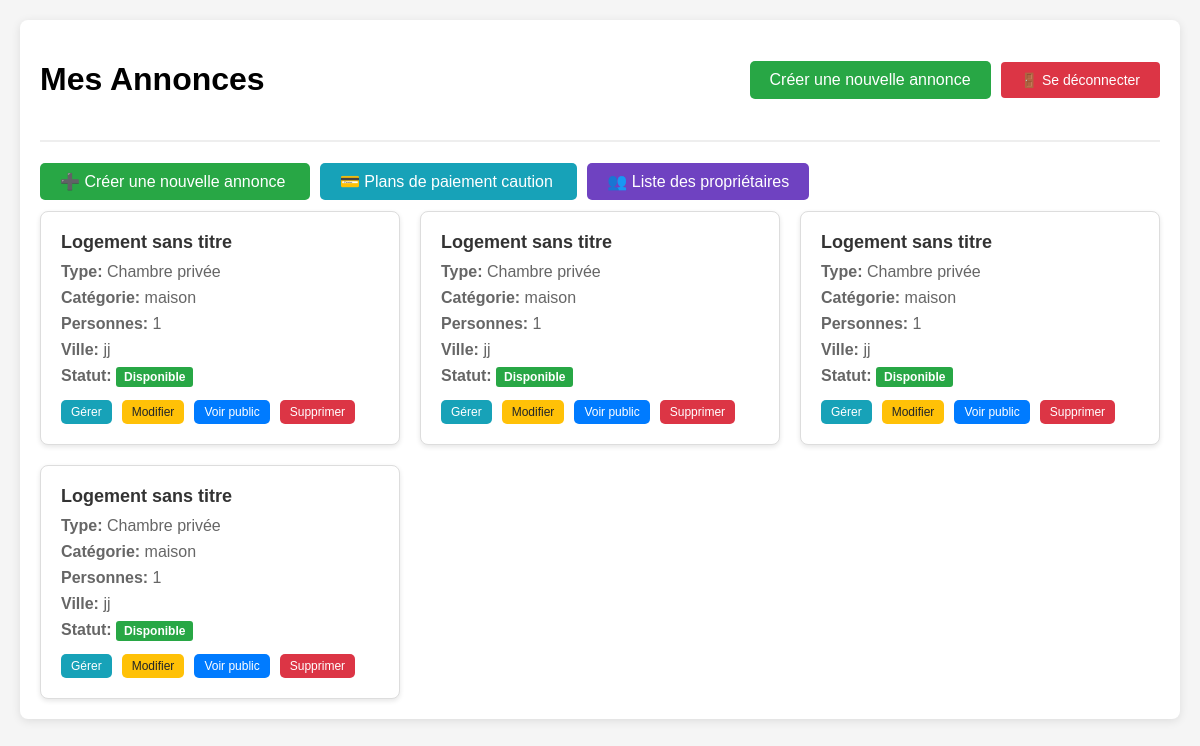
The app's page /annonce/gerer-annonce/ (signed in), older data.
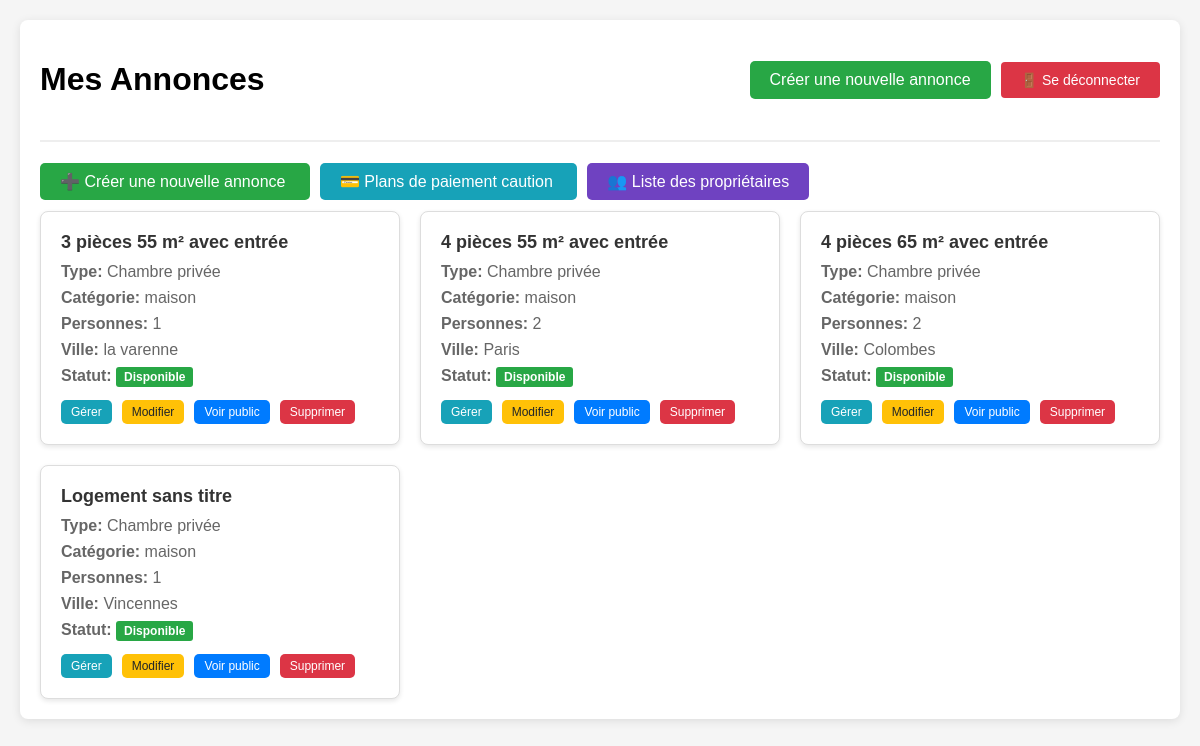
The same page, newer data.
### annonce/models.py (models this page shows)
class Annonce(models.Model):
    user = models.ForeignKey(
        settings.AUTH_USER_MODEL,
        null=True,
        on_delete=models.CASCADE,
        unique=False
    )
    class TypeHebergement(models.TextChoices):
        Appartemment = 'APPT', _('Appartemment')
        Maison = 'MAIS', _('Maison')
        Studio = 'STUD', _('Studio')
        Autre = 'OTHR', _('Autre')
    hebergement_choice = models.CharField(
        max_length=4,
        choices=TypeHebergement.choices,
        default=TypeHebergement.Appartemment,
        verbose_name="Type d'hébergement"
    )
    class TypeLocation(models.TextChoices):
        logement_entier = 'ENTR', _('Logement entier')
        chambre_privee = 'PRIV', _('Chambre privée')
        chambre_partagee = 'PART', _('Chambre partagée')
    type_location_choices = models.CharField(
        max_length=4,
        choices=TypeLocation.choices,
        default=TypeLocation.logement_entier,
        verbose_name="Location partielle ou totale"
    )
    categorie_logement = models.CharField(max_length=50, blank=True)
    titre_logement = models.CharField(max_length=50, blank=True)
    description = models.TextField(blank=True)
    nombre_personne = IntegerField(
        default=1,
        validators=[
            MaxValueValidator(20),
            MinValueValidator(1)
        ],
        blank=True
    )
    pieces_couchage = IntegerField(
        default=1,
        validators=[
            MaxValueValidator(10),
            MinValueValidator(1)
        ],
        blank=True
    )
    equipements = models.ManyToManyField(Equipements, blank=True)
    services = models.ManyToManyField(Services, blank=True)
    categorie_service = models.ManyToManyField(CategorieService, blank=True)
    charges = models.ManyToManyField(Charges, blank=True)
    dureeLocationMini = models.CharField(blank=True,null=True, max_length=50)
    dureeLocationMaxi = models.CharField(blank=True,null=True, max_length=50)
    loyer_tc = models.FloatField(max_length=50, blank=True, null=True)
    charges_loyer = models.FloatField(max_length=50, blank=True, null=True)
    reservation = models.OneToOneField(
        settings.AUTH_USER_MODEL,
        null=True,
        on_delete=models.CASCADE,
        unique=False,
        related_name = 'user_reserved'
    )
    reserved = models.BooleanField(default=False)
    locataire_interesse = models.ForeignKey(
        settings.AUTH_USER_MODEL,
        null=True,
        blank=True,
        on_delete=models.SET_NULL,
        related_name='annonces_interessees',
        verbose_name='Locataire intéressé'
    )
    address = models.OneToOneField(
        AdressAnnonce,
        on_delete=models.CASCADE,
        null=True,
    )

class AdressAnnonce(models.Model):
    rue = models.CharField(blank=True, max_length=20)
    voie = models.CharField(blank=True, max_length=35)
    ville = models.CharField(blank=True, max_length=20)
    region = models.CharField(blank=True, max_length=20)
    zipCode = models.CharField(blank=True, max_length=5)
    pays = models.CharField(blank=True, max_length=20)

### annonce/views.py (the view)
# urls.py: path('gerer-annonce/', views.gerer_annonce, name='gerer-annonce'),
@login_required
def gerer_annonce(request):
    requete = request.user
    annonces = Annonce.objects.filter(user=request.user).order_by('-id')
    context = {'annonces': annonces}
    return render(request, 'annonce/dashboard/dashboard_list.html', context)

### templates/annonce/dashboard/dashboard_list.html (shortened to what this page needs)
<!DOCTYPE html>
<html lang="fr">
<head>
</head>
<body>
    <div class="container">
        <div class="header">
            <h1>Mes Annonces</h1>
            <div style="display: flex; align-items: center; gap: 10px;">
                <a href="{% url 'logged-annonce' %}" class="btn btn-success">Créer une nouvelle annonce</a>
                <a href="{% url 'logout-annonce' %}" class="logout-btn">🚪 Se déconnecter</a>
            </div>
        </div>
        <div style="margin-bottom: 20px;">
            <a href="{% url 'logged-annonce' %}" class="btn" style="background-color: #28a745;">
                ➕ Créer une nouvelle annonce
            </a>
            <a href="{% url 'liste_plans_paiement_proprietaire' %}" class="btn" style="background-color: #17a2b8; margin-left: 10px;">
                💳 Plans de paiement caution
            </a>
            <a href="{% url 'liste_proprietaires' %}" class="btn" style="background-color: #6f42c1; margin-left: 10px;">
                👥 Liste des propriétaires
            </a>
        </div>
        {% if annonces %}
        <div class="annonces-grid">
            {% for annonce in annonces %}
            <div class="annonce-card">
                <div class="annonce-title">
                    {{ annonce.titre_logement|default:"Logement sans titre" }}
                </div>
                <div class="annonce-info">
                    <strong>Type:</strong> {{ annonce.get_type_location_choices_display }}
                </div>
                <div class="annonce-info">
                    <strong>Catégorie:</strong> {{ annonce.categorie_logement|default:"Non définie" }}
                </div>
                <div class="annonce-info">
                    <strong>Personnes:</strong> {{ annonce.nombre_personne }}
                </div>
                {% if annonce.address %}
                <div class="annonce-info">
                    <strong>Ville:</strong> {{ annonce.address.ville|default:"Non définie" }}
                </div>
                {% endif %}
                <div class="annonce-info">
                    <strong>Statut:</strong>
                    {% if annonce.reserved %}
                        <span class="status status-reserved">Réservé</span>
                    {% else %}
                        <span class="status status-available">Disponible</span>
                    {% endif %}
                </div>
                <div class="annonce-actions">
                    <a href="{% url 'dashboard-annonce' annonce.id %}" class="btn btn-info btn-sm">Gérer</a>
                    <a href="{% url 'dashboard-description' annonce.id %}" class="btn btn-warning btn-sm">Modifier</a>
                    <a href="/annonce/detail_annonce/{{ annonce.id }}" class="btn btn-sm" target="_blank">Voir public</a>
                    <a href="{% url 'supprimer-annonce' annonce.id %}" class="btn btn-danger btn-sm" onclick="return confirm('Êtes-vous sûr de vouloir supprimer cette annonce ?')">Supprimer</a>
                </div>
            </div>
            {% endfor %}
        </div>
        {% else %}
        <div class="no-annonces">
            <h3>Aucune annonce trouvée</h3>
            <p>Vous n'avez pas encore créé d'annonce.</p>
            <a href="{% url 'logged-annonce' %}" class="btn btn-success">Créer votre première annonce</a>
        </div>
        {% endif %}
    </div>
</body>
</html>

Row changes from the older to the newer data that the page shows:
changed Annonce: titre_logement "Logement sans titre" → "3 pièces 55 m² avec entrée"; address.ville "jj" → "la varenne"
changed Annonce: titre_logement "Logement sans titre" → "4 pièces 55 m² avec entrée"; nombre_personne "1" → "2"; address.ville "jj" → "Paris"
changed Annonce: titre_logement "Logement sans titre" → "4 pièces 65 m² avec entrée"; nombre_personne "1" → "2"; address.ville "jj" → "Colombes"
changed through a linked row, Annonce "Logement sans titre": address.ville "jj" → "Vincennes"
